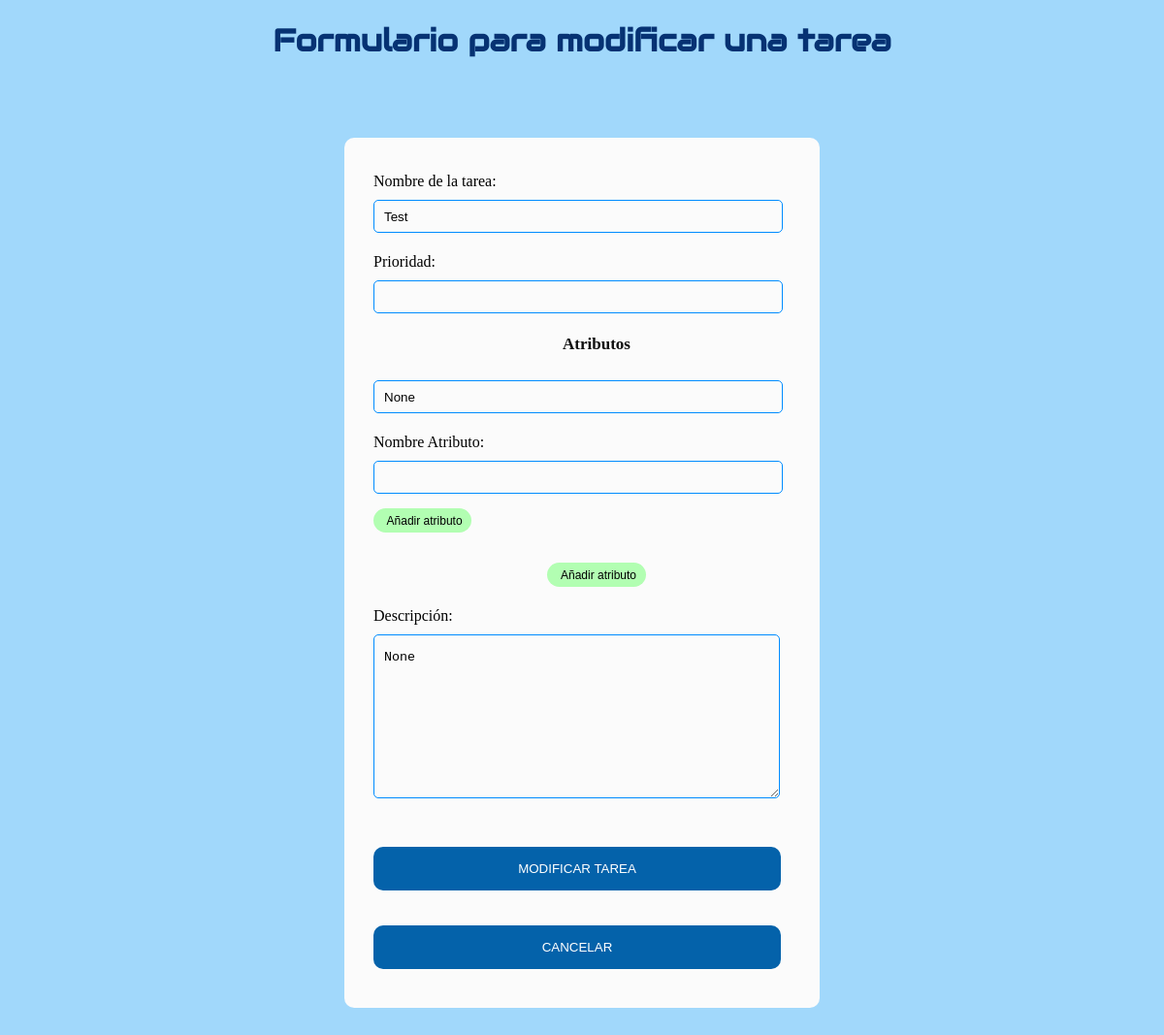
Screenshot of /update/1 with the database file from the repository.
### app.py (models this page shows)
class Todo(db.Model): #Tabla para tareas creadas
    id = db.Column(db.Integer, primary_key=True)
    content = db.Column(db.String(200), nullable=False)
    priority = db.Column(db.String(200))        # prioridad
    descripcion = db.Column(db.String(200))             # Descripcion
    atributos = db.Column(db.String(800))               # Atributos

### app.py (the view)
@app.route('/update/<int:id>', methods=['POST','GET'])      # Redireccion a formulario tareas
def update_tarea(id):
    task = Todo.query.get_or_404(id)
    if request.method == 'POST':
        try:
            task.content = request.form['nombre']
            task.descripcion = request.form['descripcion']
            task.priority=request.form['prioridad']
            task.atributos = request.form['atributos']
            db.session.commit()
            return redirect('/Interfaz_tecnico.html')
        except:
            return "There was an issue when updating the task " + id
    else:
        return render_template('interfaz_tareas.html', task=task)

### templates/interfaz_tareas.html (shortened to what this page needs)
{% extends 'base.html' %}
{% block body %}
    <h1 class="principal" style="text-align:center"> Formulario para modificar una tarea</h1>
    <div class="acceso">
        <form method="post">
            <p>
                Nombre de la tarea:
                <input type="text" name="nombre" size="45" value="{{ task.content }}">
            </p>
            <p>
                Prioridad:
                <input type="text" name="prioridad" size="45"
                    value="{{ task.priority }}">
            </p>
            <p>
                <h3 style="text-align:center">Atributos</h3>
                    <input type="text" name="atributos" id="atributos" size="45" value="{{ task.atributos }}"
                        readonly="readonly">
            </p>
            <p>
                Nombre Atributo:
                <input type="text" name="n_atributo" id="n_atributo" size="45" value=""> &nbsp; &nbsp;
                <input type="button" class="buttonAnadirTarea2" value="Añadir atributo" onclick="getElementById('atributos').setAttribute('value', getElementById('atributos').getAttribute('value')+','+getElementById('n_atributo').value);">
            </p>
            <p>
                <center>
                    <input type="button" class="buttonAnadirTarea2" value="Añadir atributo"
                        onclick="getElementById('atributos').setAttribute('value', getElementById('atributos').getAttribute('value')+','+getElementById('n_atributo').value);">
                </center>
            </p>
            <p>
                Descripción:<br>
                <textarea name="descripcion" rows="10" cols="50">{{ task.descripcion }}</textarea>
            </p>
            <p>
                <input type="submit" class="buttonAnadirTarea" value="Modificar tarea">
            </p>
            <button type="submit" class="buttonAnadirTarea"
                onClick="window.location.href='Interfaz_tecnico.html';">Cancelar</button>
        </form>
    </div>
    {% endblock %}

### static/css/main.css (style rules this page uses)
body { background-color: #a1d8fb; }
h1.principal { font-family: "Audiowide", sans-serif; color: rgb(6, 50, 115); }
h3 { font-size: 17px; color: #0e0e0e; }
.buttonAnadirTarea { height: 45px; padding-left: 5px; padding-right: 5px; margin-bottom: 10px; margin-top: 10px; text-transform: uppercase; border-style: solid; border-radius: 10px; width: 420px; cursor: pointer; color: #fff; background-color: #0462aa; border: none; }
.buttonAnadirTarea2 { width: 22%; height: 25px; font-size: 12px; text-align: center; cursor: pointer; outline: none; background-color: #b2feb2; border: none; border-radius: 15px; }
div.acceso { width: 460px; height: auto; margin: 80px auto; border-radius: 10px; padding-top: 20px; padding-bottom: 30px; background-color: #fbfbfb; padding-left: 30px; }
input { background-color: #fbfbfb; width: 408px; height: 30px; border-radius: 5px; border-style: solid; border-width: 1px; border-color: #008cff; margin-top: 10px; padding-left: 10px; margin-bottom: 5px; }
textarea { background-color: #fbfbfb; width: 405px; height: 150px; border-radius: 5px; border-style: solid; border-width: 1px; border-color: #008cff; margin-top: 10px; padding-left: 10px; margin-bottom: 20px; padding-top: 15px }

### rows the page displays
Todo: nombre "Test", atributos "None", descripcion "None"
